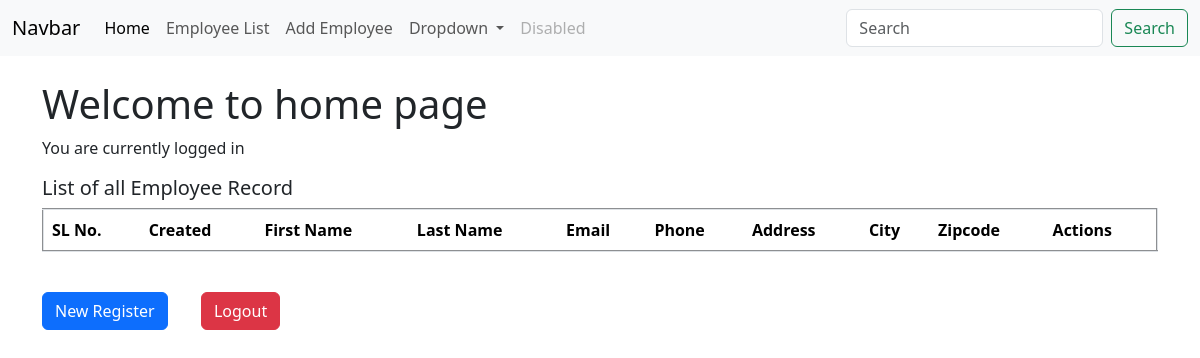
Before: / (signed in) with the older database file.
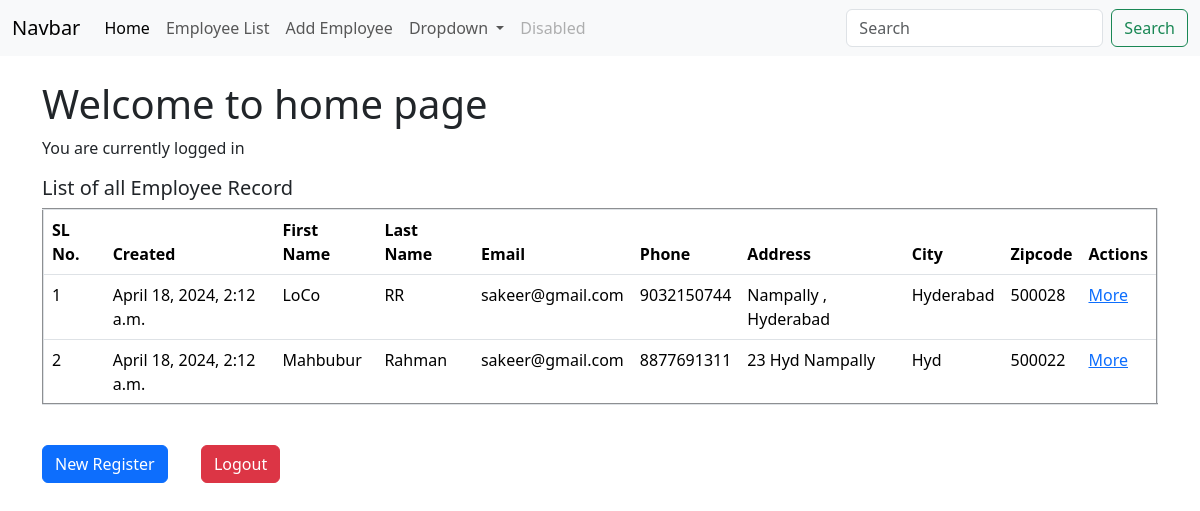
After: the same page with the newer database file.
### app/models.py (models this page shows, shortened)
class Record(models.Model):
    created_at= models.DateTimeField(auto_now_add=True)
    first_name = models.CharField(max_length=100)
    last_name = models.CharField(max_length=100)
    email = models.CharField(max_length=100)
    phone = models.CharField(max_length=12)
    address = models.CharField(max_length=100)
    city = models.CharField(max_length=100)
    zipcode = models.CharField(max_length=100)

### app/views.py (the view)
# urls.py: path('',views.home_view,name='home'),
def home_view(request):
    record = Record.objects.all()
    if request.method == "POST":
        username = request.POST.get('username','')
        password = request.POST.get('password','')
        user = authenticate(request,username=username,password=password)
        if user is not None:
            login(request,user)
            messages.success(request,"Successfully Logged In")
            return redirect("home")
        else:
            messages.error(request,"Error!! Enter Valid username and password")
            return redirect("home")
    else:
        return render(request,"home.html",{'record':record})

### app/templates/home.html (shortened to what this page needs)
{%extends 'base.html'%}
{%block content%}
<br>
{% if user.is_authenticated%}
<h1>Welcome to home page</h1>
<p>You are currently logged in</p>
  <h5>List of all Employee Record </h5>
<table border="2" class="table">
  <thead>
    <tr>
      <th scope="col">SL No.</th>
      <th scope="col">Created</th>
      <th scope="col">First Name </th>
      <th scope="col">Last Name</th>
      <th scope="col">Email</th>
      <th scope="col">Phone</th>
      <th scope="col">Address</th>
      <th scope="col">City</th>
      <th scope="col">Zipcode</th>
      <th scope="col">Actions</th>
    </tr>
  </thead>
  <tbody>
    {%if record%}
{%for record in record%}
    <tr>
      <td>{{record.id}}</td>
      <td>{{record.created_at}}</td>
      <td>{{record.first_name}}</td>
      <td>{{record.last_name}}</td>
      <td>{{record.email}}</td>
      <td>{{record.phone}}</td>
      <td>{{record.address}}</td>
      <td>{{record.city}}</td>
      <td>{{record.zipcode}}</td>
      <td><a href="{% url 'detail' record.id%}">More</a></td>
    </tr>
    <tr>
      {%endfor%}
{%endif%}
  </tbody>
</table>
<br>
<a href="{%url 'register'%}" class="btn btn-primary">New Register</a>
 <a href="{%url 'logout'%}" class="btn btn-secondary btn-danger">Logout</a>
 {%endif%}
{%endblock%}

Changed rows visible on the page:
added Record: id "1", created_at "April 18, 2024, 2:12 a.m.", first_name "LoCo", last_name "RR", email "sakeer@gmail.com", phone "9032150744", address "Nampally , Hyderabad", city "Hyderabad", zipcode "500028"
added Record: id "2", created_at "April 18, 2024, 2:12 a.m.", first_name "Mahbubur", last_name "Rahman", email "sakeer@gmail.com", phone "8877691311", address "23 Hyd Nampally", city "Hyd", zipcode "500022"
